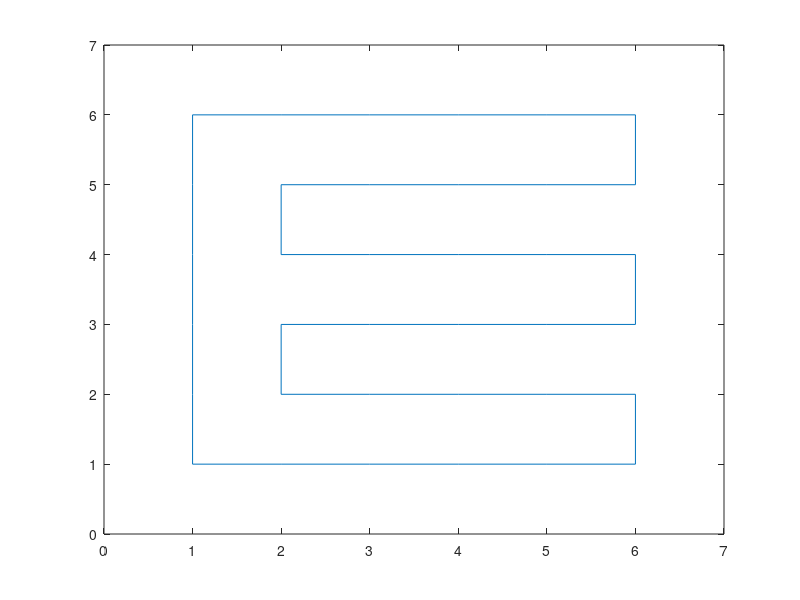

Write MATLAB code to recreate this figure.
w = 4;
h = 4;


A = [1 2; 1 3; 1 3]
a = [1 2]
prod(any(a == A))

function path = get_path(w,h, partial_path)
    if length(partial_path(:,1)) == w*h
		path = 0;
		if partial_path(end,1) == partial_path(1,1) + 1 && partial_path(end,2) == partial_path(1,2)
			path = [partial_path; partial_path(1,:)];
		end
		if partial_path(end,1) == partial_path(1,1) - 1 && partial_path(end,2) == partial_path(1,2)
			path = [partial_path; partial_path(1,:)];
		end
		if partial_path(end,1) == partial_path(1,1) && partial_path(end,2) == partial_path(1,2) + 1
			path = [partial_path; partial_path(1,:)];
		end
		if partial_path(end,1) == partial_path(1,1) && partial_path(end,2) == partial_path(1,2) - 1
			path = [partial_path; partial_path(1,:)];
		end
	else
		path = 0;


		if partial_path(end,1) < w && any((partial_path(end,1) + 1 == partial_path(:,1)) .* (partial_path(end,2) == partial_path(:,2))) == 0
			right_path = get_path(w,h, [partial_path; partial_path(end,:) + [1,0]]);
			if right_path != 0
				path = right_path;
			end
		end
		if partial_path(end,1) > 1 && path == 0  && any((partial_path(end,1) - 1 == partial_path(:,1)) .* (partial_path(end,2) == partial_path(:,2))) == 0
			left_path = get_path(w,h, [partial_path; partial_path(end,:) + [-1,0]]);
			if left_path != 0
				path = left_path;
			end
		end
		if partial_path(end,2) < h && path == 0 && any((partial_path(end,1) == partial_path(:,1)) .* (partial_path(end,2) + 1 == partial_path(:,2))) == 0
			up_path = get_path(w, h, [partial_path; partial_path(end,:) + [0,1]]);
			if up_path != 0
				path = up_path;
			end
		end
		if partial_path(end,2) > 1 && path == 0 && any((partial_path(end,1) == partial_path(:,1)) .* (partial_path(end,2) - 1 == partial_path(:,2))) == 0
			down_path = get_path(w, h, [partial_path; partial_path(end,:) + [0,-1]]);
			if down_path != 0
				path = down_path;
			end
		end
	end
end

w = 6;
h = 6;
a = get_path(w,h,[1,1])
plot(a(:,1),a(:,2))
axis([0,w+1,0,h+1])
pause
